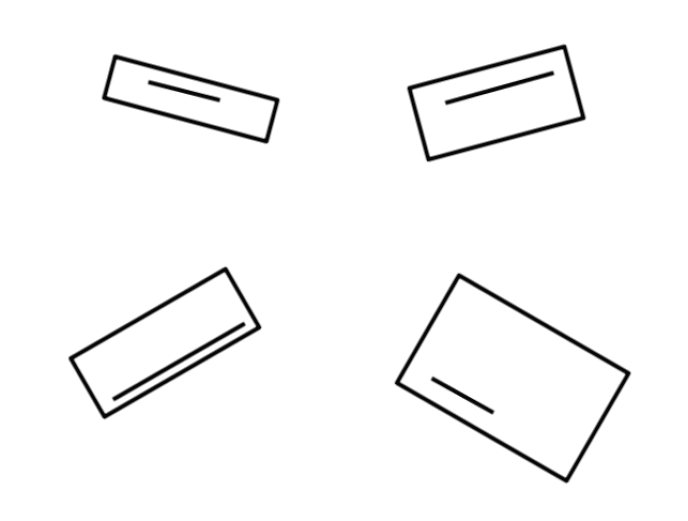
#> input picture images/task1/rect.png, 688 x 521 px, found by its file name
$ jupyter execute rectangle_numbering.ipynb
#> lines starting #> are read from the running program, lines starting #| are printed output that depends on the picture; after the words box and inside, x2 and y2 are one past the last pixel; in counts of white or black regions, pixels touching at a corner belong together
**TASK 1**

[cell 1]
import cv2
import numpy as np
import matplotlib.pyplot as plt

Read Image

[cell 2]
image = cv2.imread("/content/rect.png")
#> image is the input picture: shape (521, 688, 3); mean B, G, R 247.9, 247.9, 247.9
gray_scaled = cv2.cvtColor(image, cv2.COLOR_BGR2GRAY)
ret,thresh = cv2.threshold(gray_scaled,200,255,cv2.THRESH_BINARY)
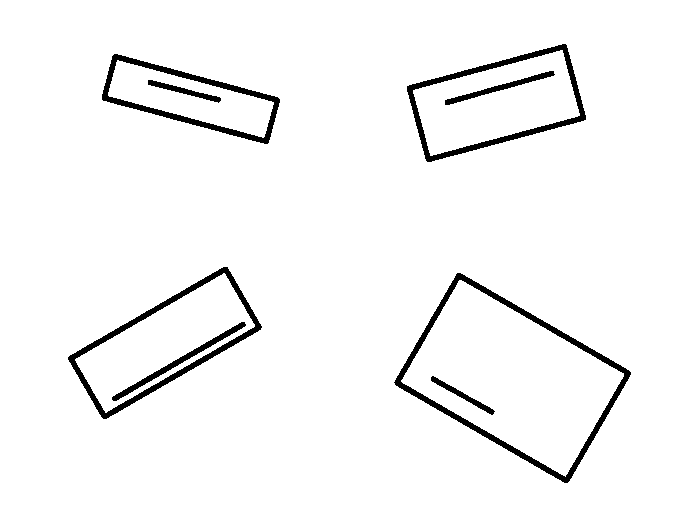
#> thresh: shape (521, 688); 96.3% white; 8 black regions
contours = cv2.findContours(thresh, cv2.RETR_TREE, cv2.CHAIN_APPROX_NONE)
#> contours = 13 contours; largest, box (x1, y1, x2, y2) and area: (0, 0, 688, 521) 357240, (393, 272, 632, 484) 26377, (401, 280, 624, 477) 22325, (67, 266, 263, 420) 13640, (406, 43, 587, 163) 13395
contours = contours[0] if len(contours) == 2 else contours[1]
width = 3
color = (200,100,200)
print(len(contours))
#| 13

Measuring length of line

[cell 3]
inner_lines_contour = []
for i in range(3,len(contours),3):
    print(i)
    inner_lines_contour.append(contours[i])
#> this loop made 4 passes
#> i on passes 1 to 4: 3, 6, 9, 12
#| 3
#| 6
#| 9
#| 12
#> after the loop, inner_lines_contour = 4 contours; box (x1, y1, x2, y2) and area: (111, 321, 247, 402) 977, (444, 70, 556, 106) 709, (147, 79, 222, 104) 468, (430, 375, 496, 416) 443

for i in range(len(inner_lines_contour)):
    cv2.drawContours(image, inner_lines_contour[i], -1, color , width)
#> this loop made 4 passes
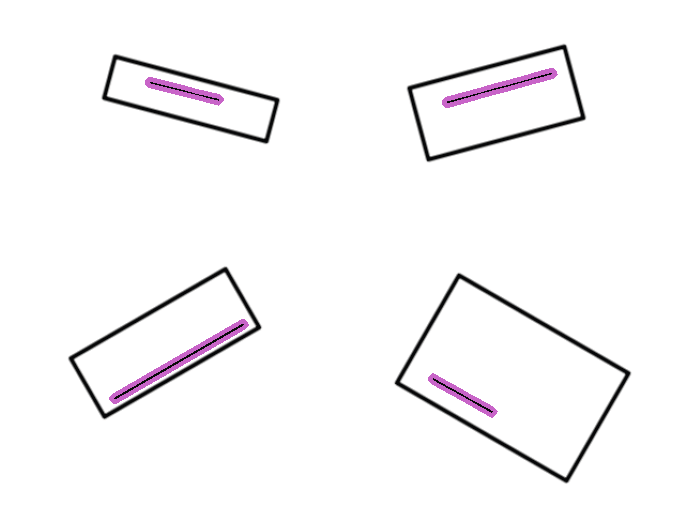
#> image: shape (521, 688, 3); 1.1% of pixels changed, all inside (x1, y1, x2, y2) = (109, 68, 558, 418)

Assigning numbers to the lines

[cell 4]
inner_lines_contour = []
for i in range(3,len(contours),3):
    print(i)
    inner_lines_contour.append(contours[i])

for i in range(len(inner_lines_contour)):
    cv2.drawContours(image, inner_lines_contour[i], -1, color , width)


# sorted_lines_inside_rectangle = sorted(inner_lines_contour, key=cv2.contourArea)

# for i, cont in (sorted_lines_inside_rectangle[:4],1):
#     cv2.putText(image, str(i), (cont[0,0,0], cont[0,0,1]-10), cv2.FONT_HERSHEY_SIMPLEX, 1.4, (240,100,100),4)

plt.figure(figsize=[10,7])
plt.imshow(image)


for i in range(len(inner_lines_contour)):
    print('arcLength:', cv2.arcLength(inner_lines_contour[i], True))

for i in range(len(inner_lines_contour)):
    if cv2.arcLength(inner_lines_contour[i], True) == 165.48022890090942:
        cv2.putText(image, str(1),(500,500), cv2.FONT_HERSHEY_COMPLEX, 1.3, (0,200,0), 2)

    if cv2.arcLength(inner_lines_contour[i], True) == 171.39696860313416:
        cv2.putText(image, str(2),(150,200), cv2.FONT_HERSHEY_COMPLEX, 1.3, (0,200,0), 2)

    if cv2.arcLength(inner_lines_contour[i], True) == 254.5096664428711:
        cv2.putText(image, str(3), (500,200), cv2.FONT_HERSHEY_COMPLEX, 1.3, (0,200,0), 2)

    if cv2.arcLength(inner_lines_contour[i], True) == 338.6173119544983:
        cv2.putText(image, str(4), (200,500), cv2.FONT_HERSHEY_COMPLEX, 1.3, (0,200,0), 2)
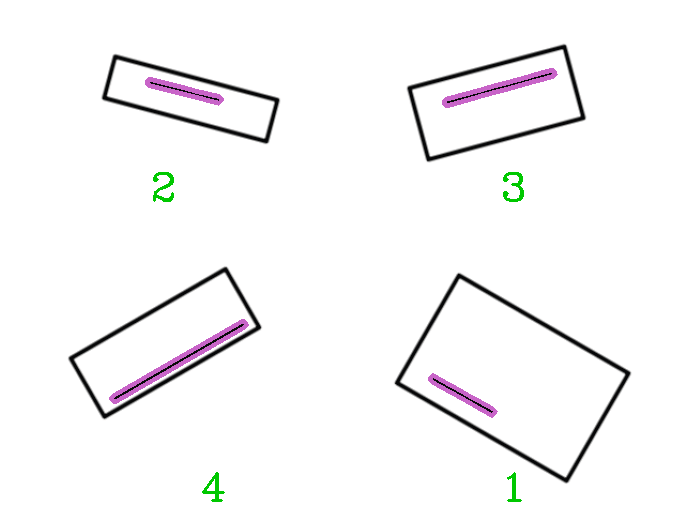
#> image: shape (521, 688, 3); 0.27% of pixels changed, all inside (x1, y1, x2, y2) = (153, 172, 524, 502)


plt.figure(figsize=[10,7])
plt.imshow(image)
plt.show()

$ run again, with images/task1/task1_res.png copied over images/task1/rect.png
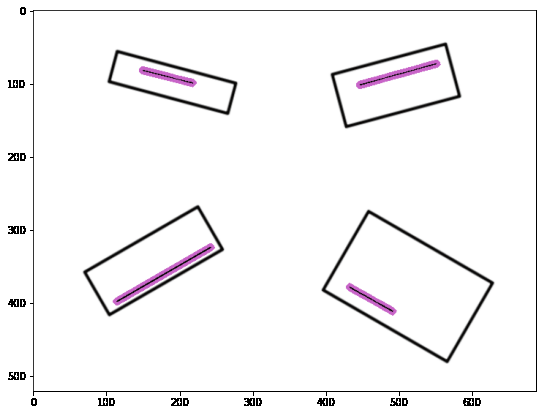
#> input picture images/task1/task1_res.png, 542 x 415 px, found by its file name
#> image is the input picture: shape (415, 542, 3); mean B, G, R 245.9, 244.9, 245.9
#> `ret,thresh = cv2.threshold(gray_scaled,200,255,cv2.THRESH_BINARY)`:
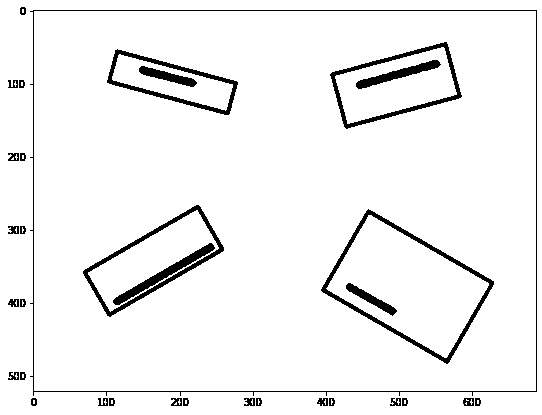
#> thresh: shape (415, 542); 94.9% white; 33 black regions
#> contours = 69 contours, 30 with area under 20; largest, box (x1, y1, x2, y2) and area: (0, 0, 542, 415) 223974, (29, 9, 538, 397) 193492, (34, 11, 536, 391) 189879, (320, 208, 495, 365) 14186, (326, 215, 489, 358) 11862
#| 69
#> the loop `for i in range(3,len(contours),3):` made 22 passes
#> i on passes 1 to 8: 3, 6, 9, 12, 15, 18, 21, 24
#> (printed output is left out)
#> after the loop `for i in range(3,len(contours),3):`: inner_lines_contour = 22 contours, 10 with area under 20; largest, box (x1, y1, x2, y2) and area: (34, 11, 536, 391) 189879, (112, 242, 216, 306) 1008, (355, 59, 442, 90) 781, (138, 65, 198, 88) 526, (345, 282, 398, 317) 478
#> the loop `for i in range(len(inner_lines_contour)):` made 22 passes
#> after the loop `for i in range(len(inner_lines_contour)):`:
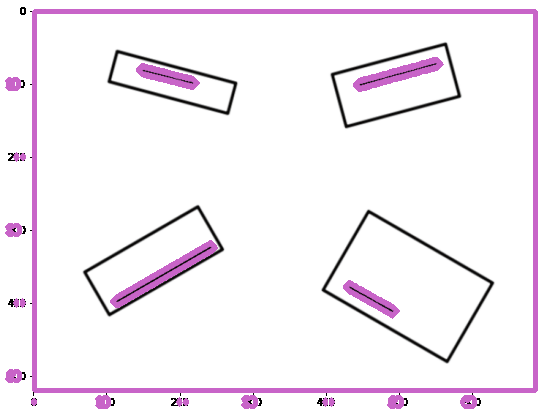
#> image: shape (415, 542, 3); 5.72% of pixels changed, all inside (x1, y1, x2, y2) = (5, 9, 538, 409)
